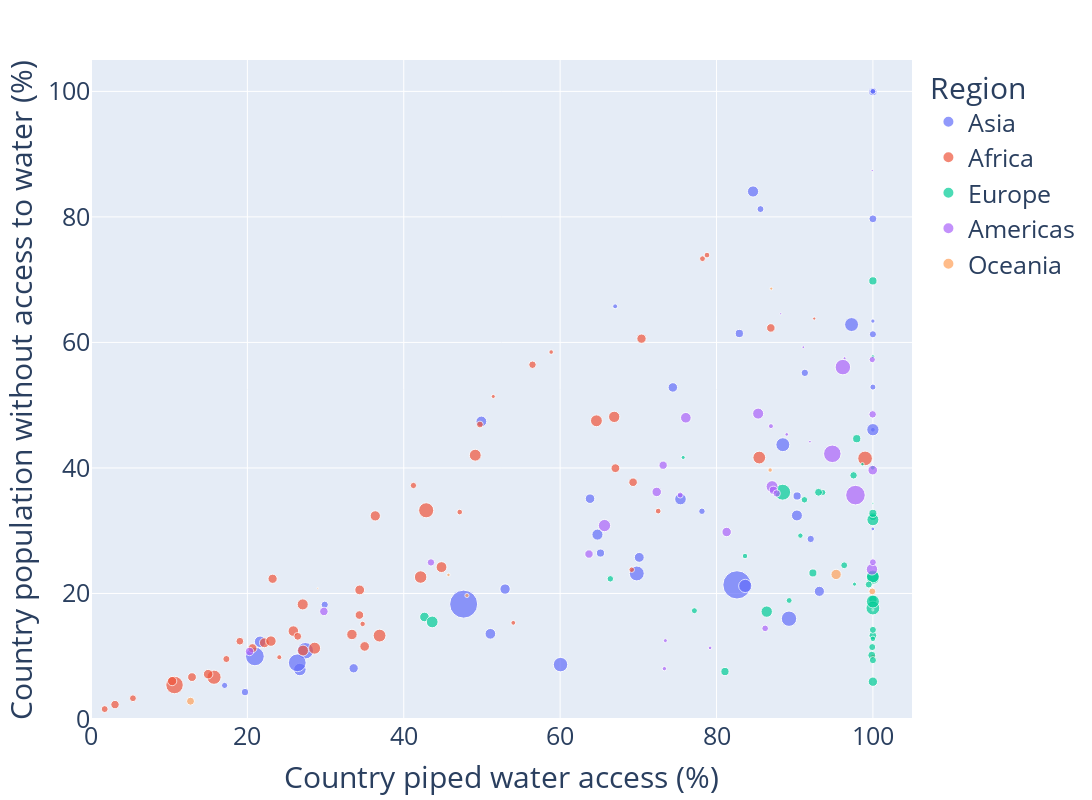

Here is the notebook cell this chart was saved with:
### Code cell
# create bubble size column with square root transformation for improved visuals
country_medians["bubble_size"] = country_medians["country_pop_raw"] **0.5

px.scatter(
    country_medians, 
    y="percent_without_water", 
    # x="NATPiped", 
    x="piped_calculated", 
    size="bubble_size", 
    color="region", 
    hover_name="Entity", 
    # title="Access to Water vs. Piped Water vs. Population",
).update_layout(
    yaxis_title="Country population without access to water (%)",
    xaxis_title="Country piped water access (%)",
    legend_title="Region",
    width=1200,
    height=800,
    font=dict(size=25),
    # xaxis_tickangle=-45,
    # yaxis=dict(tickfont=dict(size=2)),
    # title=dict(font=dict(size=20)),
).update_xaxes(range=[0, 105]).update_yaxes(range=[0, 105])

### Figure 1 — Plotly figure (JSON) as saved in the notebook; plotly's stock layout.template omitted (floating-point values rounded to 4 significant figures)
{"data": [{"hovertemplate": "<b>%{hovertext}</b><br><br>region=Asia<br>piped_calculated=%{x}<br>percent_without_water=%{y}<br>bubble_size=%{marker.size}<extra></extra>", "hovertext": ["Afghanistan", "United Arab Emirates", "Armenia", "Azerbaijan", "Bangladesh", "Bahrain", "Brunei Darussalam", "Bhutan", "China", "Cyprus", "Georgia", "Indonesia", "India", "Iran, Islamic Republic of", "Iraq", "Israel", "Jordan", "Japan", "Kazakhstan", "Kyrgyzstan", "Cambodia", "Korea, Republic of", "Lao People's Democratic Republic", "Lebanon", "Sri Lanka", "Myanmar", "Mongolia", "Malaysia", "Nepal", "Oman", "Pakistan", "Philippines", "Korea, Democratic People's Republic of", "Qatar", "Saudi Arabia", "Singapore", "Syrian Arab Republic", "Thailand", "Tajikistan", "Turkmenistan", "Timor-Leste", "Türkiye", "Taiwan, Province of China", "Uzbekistan", "Viet Nam", "Yemen"], "legendgroup": "Asia", "marker": {"color": "#636efa", "size": [6312.0, 3161.0, 1723.0, 3197.0, 12900.0, 1322.0, 664.5, 883.1, 38000.0, 1103.0, 1995.0, 16620.0, 37330.0, 9221.0, 6417.0, 2965.0, 3205.0, 11230.0, 4358.0, 2575.0, 4117.0, 7163.0, 2716.0, 2602.0, 4637.0, 7403.0, 1825.0, 5725.0, 5447.0, 2285.0, 15010.0, 10540.0, 5088.0, 1712.0, 5945.0, 2428.0, 4275.0, 8364.0, 3122.0, 2473.0, 1159.0, 9222.0, 4884.0, 5825.0, 9908.0, 5522.0], "sizemode": "area", "sizeref": 95.01, "symbol": "circle"}, "mode": "markers", "name": "Asia", "orientation": "v", "showlegend": true, "type": "scatter", "x": [21.63, 100, 100.0, 90.31, 27.41, 100, 99.99, 100.0, 82.62, 100.0, 78.14, 20.96, 47.66, 97.27, 75.39, 100, 82.92, 89.27, 63.82, 92.05, 33.59, 100, 19.7, 91.29, 70.12, 26.71, 17.09, 90.28, 51.08, 85.62, 26.38, 69.8, 52.96, 100.0, 84.67, 100, 74.41, 83.68, 65.16, 29.89, 67.04, 88.48, 93.15, 64.77, 60.05, 49.92], "xaxis": "x", "y": [12.3, 99.96, 52.89, 35.53, 10.87, 100, 30.29, 63.4, 21.37, 46.08, 33.1, 9.972, 18.3, 62.85, 35.04, 79.69, 61.43, 15.98, 35.1, 28.68, 8.081, 46.1, 4.287, 55.15, 25.75, 7.884, 5.348, 32.43, 13.57, 81.24, 8.953, 23.19, 20.71, 100.0, 84.05, 61.3, 52.83, 21.2, 26.44, 18.21, 65.75, 43.7, 20.34, 29.38, 8.665, 47.41], "yaxis": "y"}, {"hovertemplate": "<b>%{hovertext}</b><br><br>region=Africa<br>piped_calculated=%{x}<br>percent_without_water=%{y}<br>bubble_size=%{marker.size}<extra></extra>", "hovertext": ["Angola", "Burundi", "Benin", "Burkina Faso", "Botswana", "Central African Republic", "Côte d'Ivoire", "Cameroon", "Congo, Democratic Republic of the", "Congo", "Djibouti", "Algeria", "Egypt", "Eritrea", "Western Sahara", "Ethiopia", "Gabon", "Ghana", "Guinea", "Gambia", "Guinea-Bissau", "Equatorial Guinea", "Kenya", "Liberia", "Libya", "Lesotho", "Morocco", "Madagascar", "Mali", "Mozambique", "Mauritania", "Mauritius", "Malawi", "Namibia", "Niger", "Nigeria", "Rwanda", "Sudan", "Senegal", "Sierra Leone", "Somalia", "South Sudan", "Sao Tome and Principe", "Eswatini", "Chad", "Togo", "Tunisia", "Tanzania, United Republic of", "Uganda", "South Africa", "Zambia", "Zimbabwe"], "legendgroup": "Africa", "marker": {"color": "#EF553B", "size": [5825.0, 3501.0, 3529.0, 4636.0, 1548.0, 2218.0, 5201.0, 5218.0, 9611.0, 2378.0, 1001.0, 6680.0, 10210.0, 1898.0, 782.2, 10860.0, 1510.0, 5633.0, 3674.0, 1577.0, 1420.0, 1204.0, 7415.0, 2276.0, 2638.0, 1469.0, 6111.0, 5332.0, 4567.0, 5671.0, 2185.0, 1128.0, 4433.0, 1609.0, 5013.0, 14540.0, 3644.0, 6701.0, 4147.0, 2853.0, 4045.0, 3374.0, 472.6, 1083.0, 4113.0, 2912.0, 3455.0, 7842.0, 6865.0, 7749.0, 4350.0, 3885.0], "sizemode": "area", "sizeref": 95.01, "symbol": "circle"}, "mode": "markers", "name": "Africa", "orientation": "v", "showlegend": true, "type": "scatter", "x": [27.08, 69.33, 34.33, 22.17, 78.78, 5.365, 33.37, 23.01, 15.73, 17.31, 58.85, 64.64, 99.0, 41.24, 51.45, 42.87, 47.16, 44.83, 12.92, 72.54, 34.74, 24.08, 42.16, 1.751, 56.46, 69.15, 66.92, 25.88, 34.37, 27.12, 49.74, 100.0, 35.0, 78.2, 36.36, 10.68, 67.07, 49.14, 70.41, 19.04, 23.23, 3.073, 92.5, 54.01, 10.38, 26.44, 86.95, 36.91, 28.6, 85.47, 14.98, 20.65], "xaxis": "x", "y": [18.26, 37.72, 16.56, 12.15, 73.92, 3.307, 13.47, 12.41, 6.658, 9.555, 58.47, 47.51, 41.52, 37.2, 51.39, 33.25, 32.97, 24.2, 6.674, 33.12, 15.15, 9.841, 22.62, 1.579, 56.45, 23.79, 48.14, 14.0, 20.57, 10.91, 46.92, 9.943, 11.56, 73.34, 32.37, 5.414, 39.97, 42.03, 60.6, 12.4, 22.35, 2.294, 63.8, 15.32, 6.043, 13.17, 62.31, 13.29, 11.29, 41.66, 7.144, 11.28], "yaxis": "y"}, {"hovertemplate": "<b>%{hovertext}</b><br><br>region=Europe<br>piped_calculated=%{x}<br>percent_without_water=%{y}<br>bubble_size=%{marker.size}<extra></extra>", "hovertext": ["Albania", "Austria", "Belgium", "Bulgaria", "Bosnia and Herzegovina", "Belarus", "Switzerland", "Czechia", "Germany", "Denmark", "Spain", "Estonia", "Finland", "France", "United Kingdom of Great Britain and Northern Ireland", "Greece", "Croatia", "Hungary", "Ireland", "Iceland", "Italy", "Liechtenstein", "Lithuania", "Luxembourg", "Latvia", "Moldova, Republic of", "North Macedonia", "Malta", "Montenegro", "Netherlands, Kingdom of the", "Norway", "Poland", "Portugal", "Romania", "Russian Federation", "San Marino", "Serbia", "Slovakia", "Slovenia", "Sweden", "Ukraine"], "legendgroup": "Europe", "marker": {"color": "#00cc96", "size": [1695.0, 3007.0, 3411.0, 2626.0, 1807.0, 3073.0, 2952.0, 3275.0, 9160.0, 2411.0, 6837.0, 1151.0, 2355.0, 8089.0, 8259.0, 3220.0, 2020.0, 3104.0, 2232.0, 586.0, 7770.0, 195.6, 1640.0, 796.8, 1366.0, 2006.0, 1443.0, 665.4, 792.5, 4144.0, 2338.0, 6148.0, 3189.0, 4374.0, 12080.0, 184.4, 2949.0, 2337.0, 1442.0, 3188.0, 6593.0], "sizemode": "area", "sizeref": 95.01, "symbol": "circle"}, "mode": "markers", "name": "Europe", "orientation": "v", "showlegend": true, "type": "scatter", "x": [77.17, 99.86, 100, 97.53, 93.59, 92.33, 100.0, 100.0, 100, 100, 100, 99.98, 99.92, 100, 100.0, 100.0, 91.24, 100.0, 96.33, 98.66, 100.0, 100.0, 89.29, 97.65, 90.73, 66.42, 83.64, 100.0, 75.74, 100, 100.0, 86.42, 97.93, 42.65, 88.46, 100, 93.04, 99.47, 100.0, 81.08, 43.64], "xaxis": "x", "y": [17.25, 10.16, 19.03, 38.83, 36.09, 23.27, 13.27, 32.28, 17.68, 9.374, 31.75, 40.04, 11.46, 18.73, 22.51, 69.81, 34.92, 32.76, 24.49, 40.59, 22.72, 17.38, 18.88, 21.49, 29.22, 22.33, 25.97, 57.74, 41.67, 5.943, 14.21, 17.11, 44.66, 16.26, 36.14, 34.37, 36.13, 21.42, 12.77, 7.561, 15.46], "yaxis": "y"}, {"hovertemplate": "<b>%{hovertext}</b><br><br>region=Americas<br>piped_calculated=%{x}<br>percent_without_water=%{y}<br>bubble_size=%{marker.size}<extra></extra>", "hovertext": ["Argentina", "Bahamas", "Belize", "Bolivia, Plurinational State of", "Brazil", "Canada", "Chile", "Colombia", "Costa Rica", "Cuba", "Dominican Republic", "Ecuador", "Grenada", "Greenland", "Guatemala", "Guyana", "Honduras", "Haiti", "Jamaica", "Saint Kitts and Nevis", "Saint Lucia", "Mexico", "Nicaragua", "Panama", "Peru", "Paraguay", "El Salvador", "Suriname", "Trinidad and Tobago", "Uruguay", "United States of America", "Saint Vincent and the Grenadines", "Venezuela, Bolivarian Republic of"], "legendgroup": "Americas", "marker": {"color": "#ab63fa", "size": [6753.0, 630.0, 636.3, 3440.0, 14630.0, 6170.0, 4383.0, 7160.0, 2267.0, 3364.0, 3310.0, 4229.0, 336.2, 238.5, 4272.0, 889.0, 3172.0, 3397.0, 1724.0, 231.4, 429.4, 11410.0, 2589.0, 2093.0, 5776.0, 2687.0, 2553.0, 769.3, 1185.0, 1867.0, 18250.0, 333.6, 5358.0], "sizemode": "area", "sizeref": 95.01, "symbol": "circle"}, "mode": "markers", "name": "Americas", "orientation": "v", "showlegend": true, "type": "scatter", "x": [87.1, 88.98, 79.17, 29.79, 94.81, 99.88, 99.98, 65.67, 100, 63.69, 73.17, 81.3, 91.1, 99.92, 72.35, 73.34, 87.27, 20.28, 75.35, 88.21, 96.38, 96.16, 43.48, 86.22, 85.32, 99.97, 87.7, 73.46, 86.96, 99.92, 97.77, 91.94, 76.08], "xaxis": "x", "y": [37.03, 45.35, 11.33, 17.14, 42.25, 23.84, 39.65, 30.82, 24.98, 26.28, 40.44, 29.8, 59.24, 87.39, 36.18, 8.024, 36.45, 10.76, 35.68, 64.57, 57.48, 56.07, 24.95, 14.44, 48.66, 48.54, 35.94, 12.49, 46.66, 57.27, 35.67, 44.18, 48.0], "yaxis": "y"}, {"hovertemplate": "<b>%{hovertext}</b><br><br>region=Oceania<br>piped_calculated=%{x}<br>percent_without_water=%{y}<br>bubble_size=%{marker.size}<extra></extra>", "hovertext": ["Australia", "Fiji", "New Zealand", "Palau", "Papua New Guinea", "Solomon Islands", "Vanuatu", "Samoa"], "legendgroup": "Oceania", "marker": {"color": "#FFA15A", "size": [5078.0, 950.2, 2205.0, 134.8, 3020.0, 839.0, 560.8, 447.4], "sizemode": "area", "sizeref": 95.01, "symbol": "circle"}, "mode": "markers", "name": "Oceania", "orientation": "v", "showlegend": true, "type": "scatter", "x": [95.29, 86.86, 99.92, 29.0, 12.73, 48.08, 45.72, 87.0], "xaxis": "x", "y": [23.03, 39.67, 20.33, 20.83, 2.838, 19.68, 22.96, 68.58], "yaxis": "y"}], "layout": {"font": {"size": 25}, "height": 800, "legend": {"itemsizing": "constant", "title": {"text": "Region"}, "tracegroupgap": 0}, "margin": {"t": 60}, "width": 1200, "xaxis": {"anchor": "y", "domain": [0, 1], "range": [0, 105], "title": {"text": "Country piped water access (%)"}}, "yaxis": {"anchor": "x", "domain": [0, 1], "range": [0, 105], "title": {"text": "Country population without access to water (%)"}}}}
